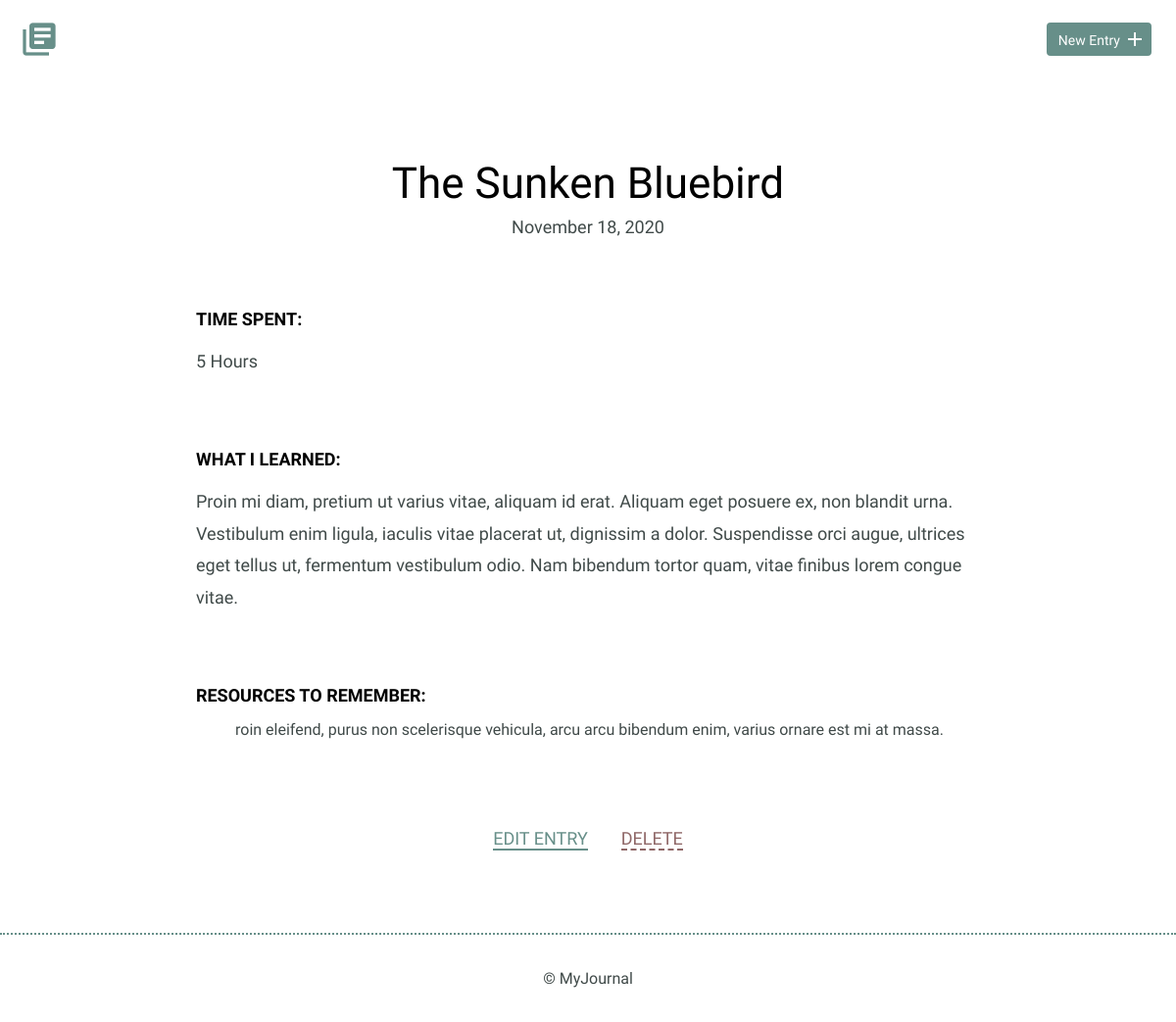
The page /detail.php?id=5 on the database its author committed.
### tables this page shows
CREATE TABLE "entries" (
	`id`	INTEGER,
	`title`	TEXT,
	`date`	TEXT,
	`time_spent`	INTEGER,
	`learned`	BLOB,
	`resources`	BLOB,
	PRIMARY KEY(`id`)
);

### inc/functions.php (called while the page is built, shortened)
<?php
function get_entry_single($id)
{
    require 'database.php';
    $sql = 'SELECT title, date, time_spent, learned, resources
            From entries WHERE id = ?';
    try {
        $results = $db->prepare($sql);
        $results->bindValue(1, $id, PDO::PARAM_INT);
        $results->execute();
    } catch (Exception $e) {
        echo $e->getMessage();
        exit;
    }
    return $results->fetch();
}

### detail.php (the view, shortened to what this page needs)
<?php
$pageTitle = 'Journal Detail';
$id = filter_input(INPUT_GET, 'id', FILTER_SANITIZE_NUMBER_INT);
require 'inc/functions.php';
require 'inc/globals.php';
$entry = get_entry_single($id);
echo $htmlHeader;
?>
<div class="entry-list single">
    <article>
        <h1><?php echo $entry['title']; ?></h1>
        <time datetime="<?php echo $entry['date']; ?>"><?php echo date("F d, Y" ,strtotime($entry["date"])); ?></time>
        <div class="entry">
            <h3>Time Spent: </h3>
            <p><?php echo $entry['time_spent']; ?></p>
        </div>
        <div class="entry">
            <h3>What I Learned:</h3>
            <p><?php echo $entry['learned']; ?></p>
        </div>
        <div class="entry">
            <h3>Resources to Remember:</h3>
            <ul>
                <?php echo $entry['resources']; ?>
            </ul>
        </div>
    </article>
</div>
<div class="edit">
    <p><a href="edit.php?id=<?php echo $id; ?>">Edit Entry</a></p>
        <form class="delete" method="post" action="detail.php">
            <input type="submit" value="Delete">
        </form>
</div>
<?php
echo $htmlFooter;
?>

### css/site.css (style rules this page uses)
body { font-size: 16px; color: #404a49; font-family: 'Cousine', serif; font-weight: 400; }
h1, h2, h3 { margin: 0; font-weight: 400; line-height: 1em; color: #000; }
h1 { font-size: 44px; margin-bottom: 12px; }
h3 { font-size: 18px; font-family: 'Work Sans', serif; font-weight: 600; text-transform: uppercase; }
p { line-height: 1.8em; font-size: 18px; }
p a { border-bottom: 2px solid #678f89; padding: 0; color: #678f89; text-decoration: none; }
.entry-list, .edit-entry, .new-entry { max-width: 800px; margin: 0 auto; padding: 70px 0 150px 0; }
.entry-list article { margin-bottom: 70px; text-align: center; }
.entry-list article:last-child { margin-bottom: 0; }
.entry-list.single { padding-bottom: 70px; }
.entry-list.single time { font-size: 18px; }
.entry { max-width: 800px; margin: 75px auto 0 auto; text-align: left; }
.entry p { margin-bottom: 40px; }
.edit { padding-bottom: 80px; text-align: center; margin: 0 auto; }
.edit p { display: inline-block; margin: 0 15px; }
.edit a { font-weight: 400; text-transform: uppercase; font-size: 18px; }
input[type=submit] { margin-right: 5px; }
form.delete { display: inline-block; }
.delete input[type=submit] { display: inline-block; font-size: 18px; background-color: transparent; border: none; border-bottom: 2px dashed #8f6767; padding: 0; color: #8f6767; font-weight: 400; text-transform: uppercase; margin: 0 15px; }

### rows shown on the page
entries: title "The Sunken Bluebird", date "November 18, 2020", time_spent "5 Hours", learned "Proin mi diam, pretium ut varius vitae, aliquam id erat. Aliquam eget posuere ex, non blandit urna. Vestibulum enim ligula, iaculis vitae placerat ut, dignissim a dolor. Suspendisse orci augue, ultrices eget tellus ut, fermentum vestibulum odio. Nam bibendum tortor quam, vitae finibus lorem congue vitae.", resources "roin eleifend, purus non scelerisque vehicula, arcu arcu bibendum enim, varius ornare est mi at massa."
